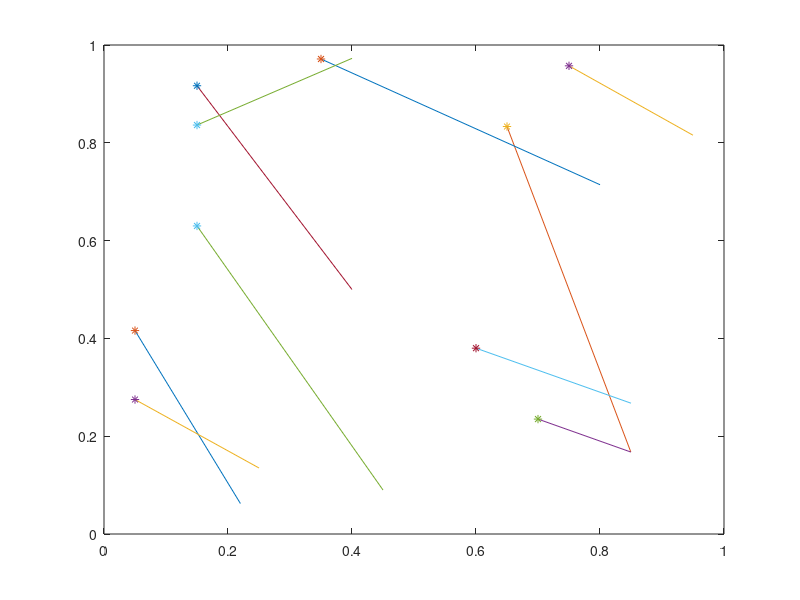

Write the MATLAB code that produced this figure.
clear all
close all

pt1=[0.0500 
0.0500
0.1500
0.1500
0.6500
0.7000
0.6000
0.3500
0.7500
0.1500];

pt2=[0.4160 0.2200
0.2750 0.2500
0.6300 0.4500
0.9167 0.4000
0.8333 0.849723
0.2350 0.849723
0.3800 0.8500
0.9714 0.8000
0.9574 0.9500
0.8363 0.4000];

pt3=[0.0624 0.1350 0.0900 0.5000 0.167625 0.167625 0.2675 0.7143 0.8155 0.9727]';

p=[pt1 pt2 pt3];

pa=p(:,1:2);
pb=p(:,3:4);

fx_string  = ['fx_string = '''];
fy_string  = ['fy_string = '''];
fd1_string = ['fd1_string = '''];
fd2_string = ['fd2_string = '''];
fa1_string = ['fa1_string = '''];

for i=1:10
    a=pa(i,:)';
    b=pb(i,:)';
    
    x=[a(1) b(1)];
    y=[a(2) b(2)];
    
    c=(a+b)/2;
    l=norm(b-a);
    
    aa=(a-c)/(l/2);
   
    if (aa(2)>=0.0)
        angolo=acos(aa(1));
    else
        angolo=2*pi-acos(aa(1));
    end
    
    angolo=angolo/pi*180;
    
    plot(x,y)
    hold on
    plot(a(1),a(2),'*')
    
    fx_string = [fx_string,' ',num2str(c(1))];
    fy_string = [fy_string,' ',num2str(c(2))];
    fd1_string = [fd1_string,' ',num2str(l)];
    fd2_string = [fd2_string,' ',num2str(1e-4)];
    fa1_string = [fa1_string,' ',num2str(angolo)];
    %angolo
    
end

    fx_string = [fx_string,''''];
    fy_string = [fy_string,''''];
    fd1_string = [fd1_string,''''];
    fd2_string = [fd2_string,''''];
    fa1_string = [fa1_string,''''];
    
    disp(fx_string)
    disp(fy_string)
    disp(fd1_string)
    disp(fd2_string)
    disp(fa1_string)
    